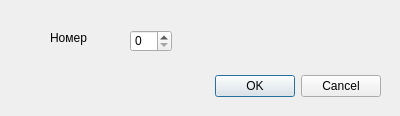
<?xml version="1.0" encoding="UTF-8"?>
<ui version="4.0">
 <class>choose</class>
 <widget class="QDialog" name="choose">
  <property name="geometry">
   <rect>
    <x>0</x>
    <y>0</y>
    <width>400</width>
    <height>116</height>
   </rect>
  </property>
  <property name="windowTitle">
   <string>Dialog</string>
  </property>
  <widget class="QDialogButtonBox" name="buttonBox">
   <property name="geometry">
    <rect>
     <x>40</x>
     <y>70</y>
     <width>341</width>
     <height>32</height>
    </rect>
   </property>
   <property name="orientation">
    <enum>Qt::Horizontal</enum>
   </property>
   <property name="standardButtons">
    <set>QDialogButtonBox::Cancel|QDialogButtonBox::Ok</set>
   </property>
  </widget>
  <widget class="QLabel" name="label">
   <property name="geometry">
    <rect>
     <x>50</x>
     <y>30</y>
     <width>56</width>
     <height>16</height>
    </rect>
   </property>
   <property name="text">
    <string>Номер</string>
   </property>
  </widget>
  <widget class="QSpinBox" name="spinBox">
   <property name="geometry">
    <rect>
     <x>130</x>
     <y>30</y>
     <width>42</width>
     <height>22</height>
    </rect>
   </property>
  </widget>
 </widget>
 <resources/>
 <connections>
  <connection>
   <sender>buttonBox</sender>
   <signal>accepted()</signal>
   <receiver>choose</receiver>
   <slot>accept()</slot>
   <hints>
    <hint type="sourcelabel">
     <x>248</x>
     <y>254</y>
    </hint>
    <hint type="destinationlabel">
     <x>157</x>
     <y>274</y>
    </hint>
   </hints>
  </connection>
  <connection>
   <sender>buttonBox</sender>
   <signal>rejected()</signal>
   <receiver>choose</receiver>
   <slot>reject()</slot>
   <hints>
    <hint type="sourcelabel">
     <x>316</x>
     <y>260</y>
    </hint>
    <hint type="destinationlabel">
     <x>286</x>
     <y>274</y>
    </hint>
   </hints>
  </connection>
 </connections>
</ui>
